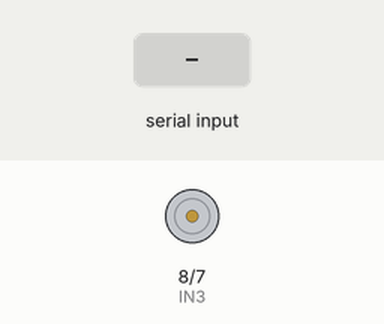
Simulated run of this sketch. Board: Arduino Uno, built with avr-gcc and run on an emulated ATmega328P. On the bench: motor-driver pin pairs drawn as motors (green arrow = first pin HIGH = forward, orange = second pin HIGH = backward, longer = more drive, scaled by the enable pin). The test bench sets the inputs (shaded band).

Above: at 1.2 s.
1.3 s: "L" received over Serial
At 2.5 s:
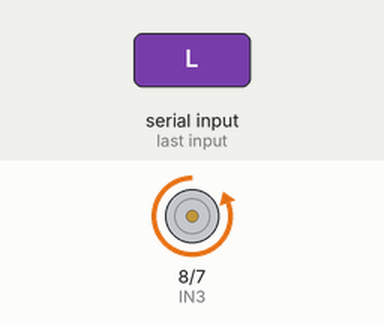
2.8 s: "R" received over Serial
At 3.7 s:
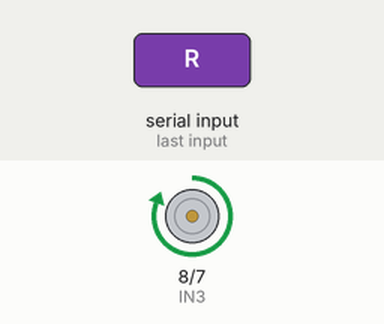
4.3 s: "S" received over Serial
At 4.8 s:
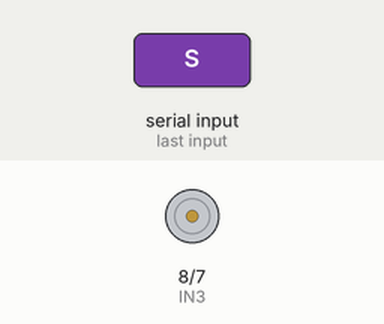
Timing chart, 0 to 7.3 s (numbered marks = the images above; inputs shaded):
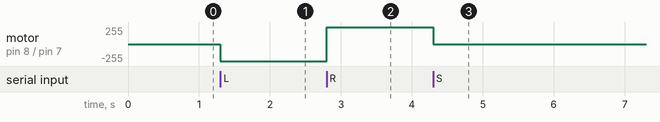

The sketch:

motor_control.ino
```cpp
// Define pins for motor control
const int ENB = 9;  // PWM pin for speed control
const int IN3 = 8;  // Direction control pin 1
const int IN4 = 7;  // Direction control pin 2

void setup() {
  // Set pins as outputs
  pinMode(ENB, OUTPUT);
  pinMode(IN3, OUTPUT);
  pinMode(IN4, OUTPUT);

  // Initialize serial communication
  Serial.begin(9600);

  // Stop motor initially
  digitalWrite(IN3, LOW);
  digitalWrite(IN4, LOW);
  analogWrite(ENB, 0);
}

void loop() {
  // Check if serial data is available
  if (Serial.available() > 0) {
    char command = Serial.read();  // Read incoming command

    if (command == 'L') {
      // Move motor left (reversed direction)
      digitalWrite(IN3, LOW);
      digitalWrite(IN4, HIGH);
      analogWrite(ENB, 255);  // Maximum speed
    }
    else if (command == 'R') {
      // Move motor right (reversed direction)
      digitalWrite(IN3, HIGH);
      digitalWrite(IN4, LOW);
      analogWrite(ENB, 255);  // Maximum speed
    }
    else if (command == 'S') {
      // Stop motor
      digitalWrite(IN3, LOW);
      digitalWrite(IN4, LOW);
      analogWrite(ENB, 0);
    }
  }
}
```

Measured:
- after the input at 1.3 s, motor on pin 8 (IN3) / pin 7 (IN4): stopped → backward 255/255 at once
- after the input at 2.8 s, motor on pin 8 (IN3) / pin 7 (IN4): backward 255/255 → forward 255/255 at once
- after the input at 4.3 s, motor on pin 8 (IN3) / pin 7 (IN4): forward 255/255 → stopped at once
